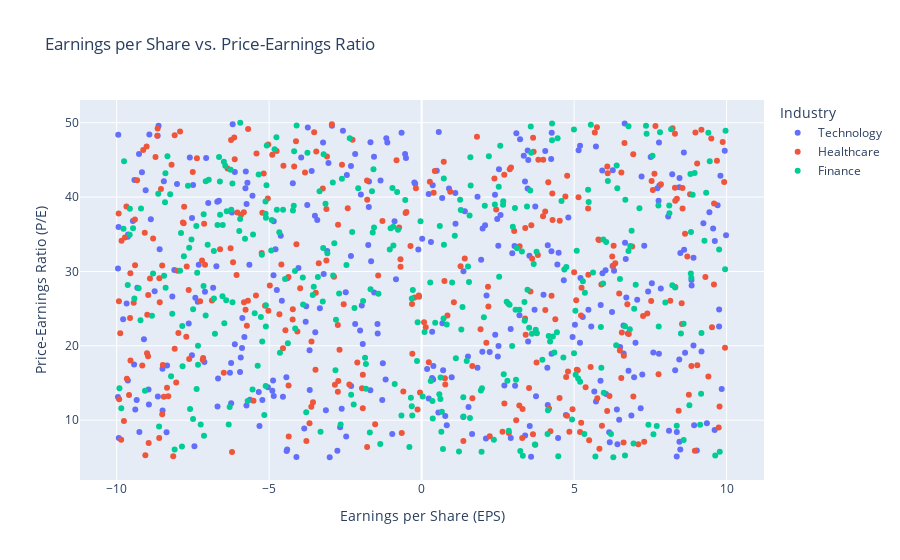

Notebook source saved alongside this figure:
### Code cell
# Create a scatter plot of EPS vs. P/E ratio
fig = px.scatter(data, x='EarningsPerShare', y='PriceEarningsRatio', color='Industry', hover_name='Company',
                 title='Earnings per Share vs. Price-Earnings Ratio')
fig.update_layout(xaxis_title='Earnings per Share (EPS)', yaxis_title='Price-Earnings Ratio (P/E)')
fig.show()

### Figure 1 — Plotly figure (JSON) as saved in the notebook; plotly's stock layout.template omitted (floating-point values rounded to 4 significant figures; data arrays with more than 128 entries replaced by an {"elided": "..."} marker saying what was removed)
{"data": [{"hovertemplate": "<b>%{hovertext}</b><br><br>Industry=Technology<br>EarningsPerShare=%{x}<br>PriceEarningsRatio=%{y}<extra></extra>", "hovertext": {"elided": "330 str values"}, "legendgroup": "Technology", "marker": {"color": "#636efa", "symbol": "circle"}, "mode": "markers", "name": "Technology", "orientation": "v", "showlegend": true, "type": "scatter", "x": {"elided": "330 float values"}, "xaxis": "x", "y": {"elided": "330 float values"}, "yaxis": "y"}, {"hovertemplate": "<b>%{hovertext}</b><br><br>Industry=Healthcare<br>EarningsPerShare=%{x}<br>PriceEarningsRatio=%{y}<extra></extra>", "hovertext": {"elided": "328 str values"}, "legendgroup": "Healthcare", "marker": {"color": "#EF553B", "symbol": "circle"}, "mode": "markers", "name": "Healthcare", "orientation": "v", "showlegend": true, "type": "scatter", "x": {"elided": "328 float values"}, "xaxis": "x", "y": {"elided": "328 float values"}, "yaxis": "y"}, {"hovertemplate": "<b>%{hovertext}</b><br><br>Industry=Finance<br>EarningsPerShare=%{x}<br>PriceEarningsRatio=%{y}<extra></extra>", "hovertext": {"elided": "342 str values"}, "legendgroup": "Finance", "marker": {"color": "#00cc96", "symbol": "circle"}, "mode": "markers", "name": "Finance", "orientation": "v", "showlegend": true, "type": "scatter", "x": {"elided": "342 float values"}, "xaxis": "x", "y": {"elided": "342 float values"}, "yaxis": "y"}], "layout": {"legend": {"title": {"text": "Industry"}, "tracegroupgap": 0}, "title": {"text": "Earnings per Share vs. Price-Earnings Ratio"}, "xaxis": {"anchor": "y", "domain": [0, 1], "title": {"text": "Earnings per Share (EPS)"}}, "yaxis": {"anchor": "x", "domain": [0, 1], "title": {"text": "Price-Earnings Ratio (P/E)"}}}}
